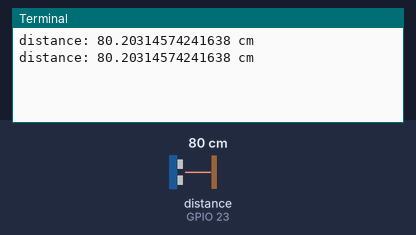
Simulated run of this program. Board: Raspberry Pi (BCM pin numbers). Parts: the last lines printed to the terminal. Inputs (shaded band) come from the test bench; at power-on: distance to the obstacle (sensor on GPIO 23) 80 cm. The echo pulse lasts 58.3 µs per cm; the clock reads 2024-03-15 10:24:30 at power-on unless the program sets it.

Above: at 1.2 s.
1.3 s: distance to the obstacle (sensor on GPIO 23) set to 2 cm
At 2.6 s:
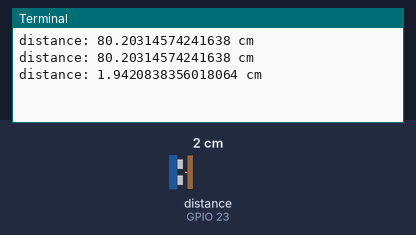
2.8 s: distance to the obstacle (sensor on GPIO 23) set to 4 cm
At 3.7 s:
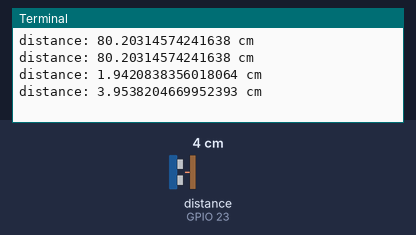
Timing chart, 0 to 5.8 s (numbered marks = the images above; inputs shaded):
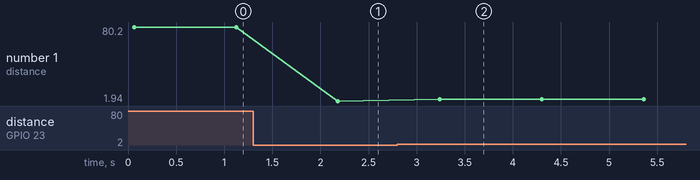

Measured:
- after the input at 1.3 s, the terminal: prints a new line after 0.88 s (image 1)
- after the input at 2.8 s, the terminal: prints a new line after 0.44 s (image 2)
- plotted number 1: 80.2 → 1.94 after the input at 1.3 s, 1.94 → 3.95 after the input at 2.8 s

The program:

sonar.py
```python
import RPi.GPIO as GPIO
import time

#from control.sensor import temp
#from temp import *

class sonar:
    def __init__(self, trigger_pin=17, echo_pin=27, start_time=0, end_time=0, tempVal=20):
        """
        Parameters
        ----------
        trigger_pin : pin number for trigger pin
        echo_pin    : pin number for echo pin
        start_time  : Store the latest time when get_distance function is started
        end_time    : Store the latest time when get_distance function is ended
        tempVal     : Temperature for calcuration distance
        """
        self.trigger_pin = trigger_pin
        self.echo_pin = echo_pin
        self.start_time = start_time
        self.end_time = end_time
        self.tempVal = tempVal

        GPIO.setmode(GPIO.BCM)
        GPIO.setup(self.trigger_pin, GPIO.OUT)
        GPIO.setup(self.echo_pin, GPIO.IN)

    def get_distance(self):
        """
        Return
        ----------
        dis : distance (cm) float
        """
        # check iteration time > 60[msec]
        iter_time = self.end_time - self.start_time
        if iter_time < 0.060: time.sleep(0.06 - iter_time)

        # 10usec output high [trigger pin]
        self.start_time = time.time()
        GPIO.output(self.trigger_pin, GPIO.HIGH)
        time.sleep(0.000010)
        GPIO.output(self.trigger_pin, GPIO.LOW)

        # waiting for high signal
        t_start = time.time()
        while GPIO.input(self.echo_pin) == 0: t_start = time.time()

        t_end = time.time()
        # waiting for finish signal
        while GPIO.input(self.echo_pin) == 1:
                t_end = time.time()
                dis =((t_end-t_start)/2)*331.5*100
                if dis > 300: break

        # duration
        duration = (t_end - t_start) / 2

        # get temperature for calclation distance
        #tempInstance = temp.DHT11(temp_pin=14)
        #tempResult = tempInstance.read()
        #if tempResult.is_valid():
        #    self.tempVal = tempResult.temperature

        #print("temperature:", self.tempVal)

        # calculation distance
        sound_speed = 331.50 + 0.61 * self.tempVal
        dis = duration*sound_speed*100;
        self.end_time = time.time()
        return dis

if __name__ == "__main__":
    tmp = sonar(trigger_pin=18, echo_pin=23)

    while True:
        distance_cm = tmp.get_distance()
        print("distance:", distance_cm, "cm")
        time.sleep(1)
```
